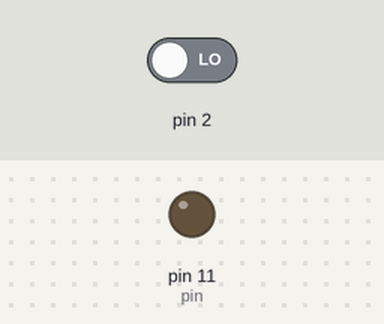
The sketch below on a simulated Arduino Uno, built with avr-gcc and run on an emulated ATmega328P. Parts: output pins drawn as LEDs (lit = HIGH). Inputs (shaded band) come from the test bench; at power-on: pin 2 LOW.

Above: at 1.2 s.
1.3 s: pin 2 driven HIGH
At 2.5 s:
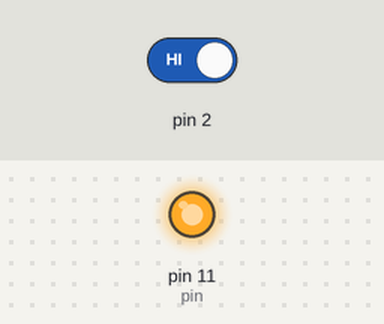
Timing chart, 0 to 4.3 s (numbered marks = the images above; inputs shaded):
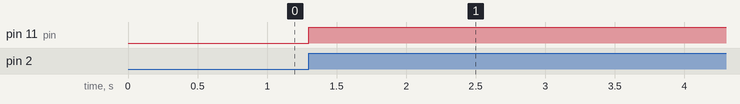

The sketch:

1118_attachInterrputs_5.ino
```cpp
int pin = 11;
volatile int state = LOW;

void setup() {
  pinMode(pin, OUTPUT);
  //attachInterrupt 함수를 호출하여 2번 핀에 해당하는 외부인터럽트에 대한 처리 함수등록
  //digitalPinToInterrput는 핀에 해당하는 외부 인터럽트 번호를 리턴해주는 함수
  //RISING 상수는 2번 핀 입력값이 LOW HIGH로 바뀌는 순간
  //buttonIsr 인터럽트 처리함수를 하드웨어적으로 호출하라는 의미
    attachInterrupt(digitalPinToInterrupt(2), buttonIsr, RISING);
}

void loop() {
  digitalWrite(pin, state);
}

void buttonIsr() {
  state = !state;
}
```

Measured:
- after the input at 1.3 s, pin 11 (pin): LOW → HIGH at once
